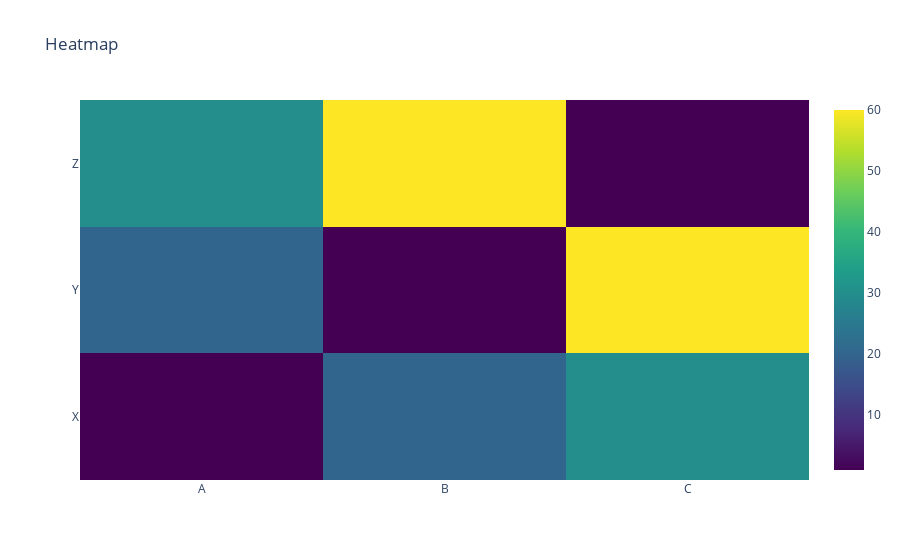

The code cell stored with this chart in its notebook:
### Markdown cell above
<font color="red" size=3><b>Heat Map</b></font>

### Code cell
fig = go.Figure(data=go.Heatmap(
    z=[[1, 20, 30], [20, 1, 60], [30, 60, 1]],
    x=['A', 'B', 'C'],
    y=['X', 'Y', 'Z'],
    colorscale='Viridis'
))
fig.update_layout(title='Heatmap')
fig.show()

### Figure 1 — Plotly figure (JSON) as saved in the notebook; plotly's stock layout.template omitted (floating-point values rounded to 4 significant figures)
{"data": [{"colorscale": [[0, "#440154"], [0.1111, "#482878"], [0.2222, "#3e4989"], [0.3333, "#31688e"], [0.4444, "#26828e"], [0.5556, "#1f9e89"], [0.6667, "#35b779"], [0.7778, "#6ece58"], [0.8889, "#b5de2b"], [1, "#fde725"]], "type": "heatmap", "x": ["A", "B", "C"], "y": ["X", "Y", "Z"], "z": [[1, 20, 30], [20, 1, 60], [30, 60, 1]]}], "layout": {"autosize": true, "title": {"text": "Heatmap"}, "xaxis": {"autorange": true, "range": [-0.5, 2.5], "type": "category"}, "yaxis": {"autorange": true, "range": [-0.5, 2.5], "type": "category"}}}
